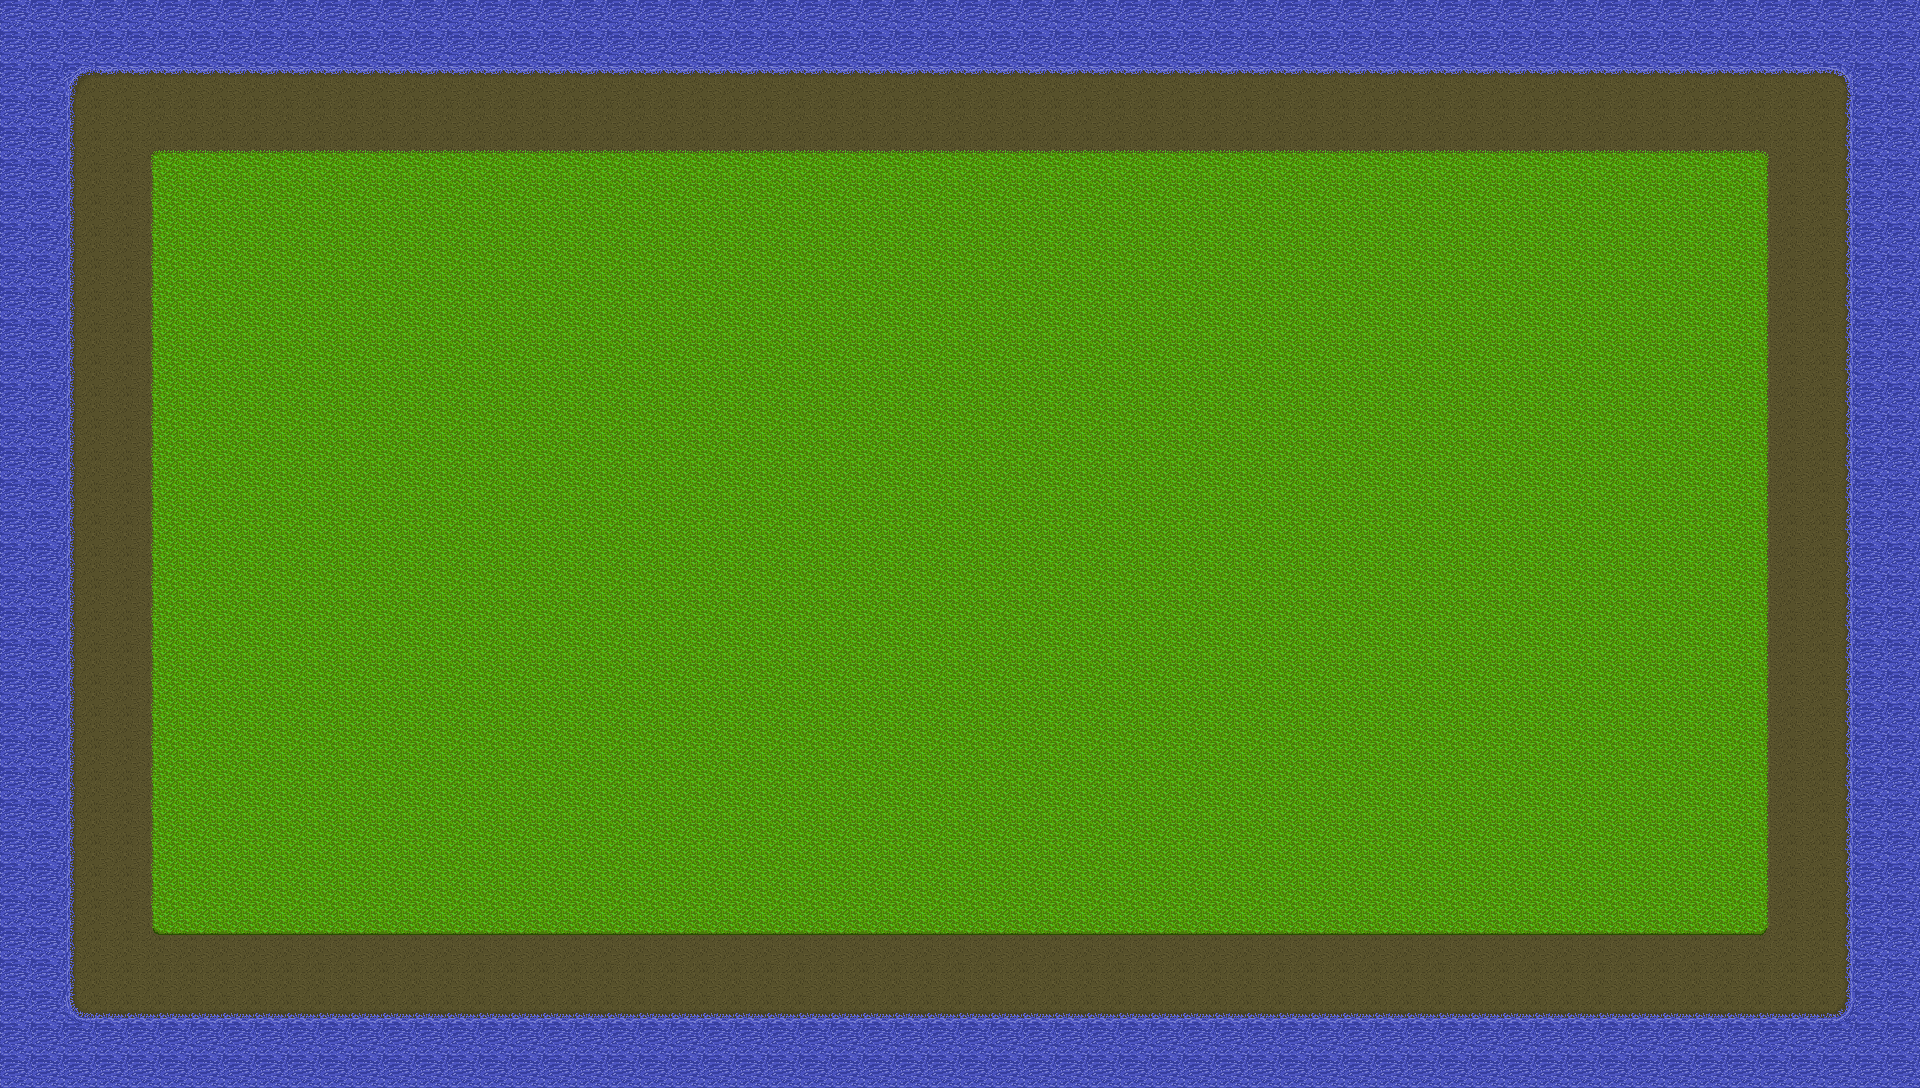

The image is a tile-based game level rendered from a .tmx file. Its description and complete source (layers, tilesets, objects, tile grids) follow:
An orthogonal 60x34 tile map with 32x32 px tiles, 1 tile layer (Calque de Tuiles 1).

<map version="1.10" tiledversion="1.11.2" orientation="orthogonal" renderorder="right-down" width="60" height="34" tilewidth="32" tileheight="32" infinite="0" nextlayerid="2" nextobjectid="1">
 <tileset firstgid="1" name="base_landscape" tilewidth="32" tileheight="32" tilecount="117" columns="9">
  <image source="base_landscape.png" width="288" height="416" />
 </tileset>
 <layer id="1" name="Calque de Tuiles 1" width="60" height="34">
  <data encoding="csv">
8,8,8,8,8,8,8,8,8,8,8,8,8,8,8,8,8,8,8,8,8,8,8,8,8,8,8,8,8,8,8,8,8,8,8,8,8,8,8,8,8,8,8,8,8,8,8,8,8,8,8,8,8,8,8,8,8,8,8,8,
8,8,8,8,8,8,8,8,8,8,8,8,8,8,8,8,8,8,8,8,8,8,8,8,8,8,8,8,8,8,8,8,8,8,8,8,8,8,8,8,8,8,8,8,8,8,8,8,8,8,8,8,8,8,8,8,8,8,8,8,
8,8,16,17,17,17,17,17,17,17,17,17,17,17,17,17,17,17,17,17,17,17,17,17,17,17,17,17,17,17,17,17,17,17,17,17,17,17,17,17,17,17,17,17,17,17,17,17,17,17,17,17,17,17,17,17,17,18,8,8,
8,8,25,26,26,26,26,26,26,26,26,26,26,26,26,26,26,26,26,26,26,26,26,26,26,26,26,26,26,26,26,26,26,26,26,26,26,26,26,26,26,26,26,26,26,26,26,26,26,26,26,26,26,26,26,26,26,27,8,8,
8,8,25,26,64,65,65,65,65,65,65,65,65,65,65,65,65,65,65,65,65,65,65,65,65,65,65,65,65,65,65,65,65,65,65,65,65,65,65,65,65,65,65,65,65,65,65,65,65,65,65,65,65,65,65,66,26,27,8,8,
8,8,25,26,73,2,2,2,2,2,2,2,2,2,2,2,2,2,2,2,2,2,2,2,2,2,2,2,2,2,2,2,2,2,2,2,2,2,2,2,2,2,2,2,2,2,2,2,2,2,2,2,2,2,53,75,26,27,8,8,
8,8,25,26,73,2,2,2,2,2,2,2,2,2,2,2,2,2,2,2,2,2,2,2,2,2,2,2,2,2,2,2,2,2,2,2,2,2,2,2,2,2,2,2,2,2,2,2,2,2,2,2,2,2,2,75,26,27,8,8,
8,8,25,26,73,2,2,2,2,2,2,2,2,2,2,2,2,2,2,2,2,2,2,2,2,2,2,2,2,2,2,2,2,2,2,2,2,2,2,2,2,2,2,2,2,2,2,2,2,2,2,2,2,2,2,75,26,27,8,8,
8,8,25,26,73,2,2,2,2,2,2,2,2,2,2,2,2,2,2,2,2,2,2,2,2,2,2,2,2,2,2,2,2,2,2,2,2,2,2,2,2,2,2,2,2,2,2,2,2,2,2,2,2,2,2,75,26,27,8,8,
8,8,25,26,73,2,2,2,2,2,2,2,2,2,2,53,2,2,2,2,2,2,2,2,2,2,2,2,2,2,2,2,2,2,2,2,2,2,2,2,2,2,2,2,2,2,2,2,2,2,2,2,2,2,2,75,26,27,8,8,
8,8,25,26,73,2,2,2,2,2,2,2,2,2,2,53,53,53,53,53,53,2,2,2,2,2,2,2,2,2,2,2,2,2,2,2,2,2,2,2,2,2,2,2,2,2,2,2,2,2,2,2,2,2,2,75,26,27,8,8,
8,8,25,26,73,2,2,2,2,2,53,53,53,53,53,53,53,53,53,2,2,2,2,2,2,2,2,2,2,2,2,2,2,2,2,2,2,2,2,2,2,2,2,2,2,2,2,2,2,2,2,2,2,2,2,75,26,27,8,8,
8,8,25,26,73,2,2,2,2,2,2,2,2,53,53,53,53,53,53,53,53,2,2,2,2,2,2,2,2,2,2,2,2,2,2,2,2,2,2,2,2,2,2,2,2,2,2,2,2,2,2,2,2,2,2,75,26,27,8,8,
8,8,25,26,73,2,2,2,2,2,2,2,53,53,53,53,53,53,53,53,53,53,53,53,2,2,2,2,2,2,2,2,2,2,2,2,2,2,2,2,2,2,2,2,2,2,2,2,2,2,2,2,2,2,2,75,26,27,8,8,
8,8,25,26,73,2,2,2,2,2,2,2,2,2,2,53,53,53,53,53,53,53,53,2,2,2,2,2,2,2,2,2,2,2,2,2,2,2,2,2,2,2,2,2,2,2,2,2,2,2,2,2,2,2,2,75,26,27,8,8,
8,8,25,26,73,2,2,2,2,2,2,2,2,2,53,53,53,53,53,2,2,2,2,2,2,53,2,2,2,2,2,2,2,2,2,2,2,2,2,2,2,2,2,2,2,2,2,2,2,2,2,2,2,2,2,75,26,27,8,8,
8,8,25,26,73,2,2,2,2,2,2,2,2,2,2,2,2,2,2,2,2,2,2,2,2,2,2,2,2,2,2,2,2,2,2,2,2,2,2,2,2,2,2,2,2,2,2,2,2,2,2,2,2,2,2,75,26,27,8,8,
8,8,25,26,73,2,2,2,2,2,2,2,2,2,2,2,2,2,2,2,2,2,2,2,2,2,2,2,2,2,2,2,2,2,2,2,2,2,2,2,2,2,2,2,2,2,2,2,2,2,2,2,2,2,2,75,26,27,8,8,
8,8,25,26,73,2,2,2,2,2,2,2,2,2,2,2,2,2,2,2,2,2,2,2,2,2,2,2,2,2,2,2,2,2,2,2,2,2,2,2,2,2,2,2,2,2,2,2,2,2,2,2,2,2,2,75,26,27,8,8,
8,8,25,26,73,2,2,2,2,2,2,2,2,2,2,2,2,2,2,2,2,2,2,2,2,2,2,2,2,2,2,2,2,2,2,2,2,2,2,2,2,2,2,2,2,2,2,2,2,2,2,2,2,2,2,75,26,27,8,8,
8,8,25,26,73,2,2,2,2,2,2,2,2,2,2,2,2,2,2,2,2,2,2,2,2,2,2,2,2,2,2,2,2,2,2,2,2,2,2,2,2,2,2,2,2,2,2,2,2,2,2,2,2,2,2,75,26,27,8,8,
8,8,25,26,73,2,2,2,2,2,2,2,2,2,2,2,2,2,2,2,2,2,2,2,2,2,2,2,2,2,2,2,2,2,2,2,2,2,2,2,2,2,2,2,2,2,2,2,2,2,2,2,2,2,2,75,26,27,8,8,
8,8,25,26,73,2,2,2,2,2,2,2,2,2,2,2,2,2,2,2,2,2,2,2,2,2,2,2,2,2,2,2,2,2,2,2,2,2,2,2,2,2,2,2,2,2,2,2,2,2,2,2,2,2,2,75,26,27,8,8,
8,8,25,26,73,2,2,2,2,2,2,2,2,2,2,2,2,2,2,2,2,2,2,2,2,2,2,2,2,2,2,2,2,2,2,2,2,2,2,2,2,2,2,2,2,2,2,2,2,2,2,2,2,2,2,75,26,27,8,8,
8,8,25,26,73,2,2,2,2,2,2,2,2,2,2,2,2,2,2,2,2,2,2,2,2,2,2,2,2,2,2,2,2,2,2,2,2,2,2,2,2,2,2,2,2,2,2,2,2,2,2,2,2,2,2,75,26,27,8,8,
8,8,25,26,73,2,2,2,2,2,2,2,2,2,2,2,2,2,2,2,2,2,2,2,2,2,2,2,2,2,2,2,2,2,2,2,2,2,2,2,2,2,2,2,2,2,2,2,2,2,2,2,2,2,2,75,26,27,8,8,
8,8,25,26,73,2,2,2,2,2,2,2,2,2,2,2,2,2,2,2,2,2,2,2,2,2,2,2,2,2,2,2,2,2,2,2,2,2,2,2,2,2,2,2,2,2,2,2,2,2,2,2,2,2,2,75,26,27,8,8,
8,8,25,26,73,2,2,2,2,2,2,2,2,2,2,2,2,2,2,2,2,2,2,2,2,2,2,2,2,2,2,2,2,2,2,2,2,2,2,2,2,2,2,2,2,2,2,2,2,2,2,2,2,2,2,75,26,27,8,8,
8,8,25,26,73,2,2,2,2,2,2,2,2,2,2,2,2,2,2,2,2,2,2,2,2,2,2,2,2,2,2,2,2,2,2,2,2,2,2,2,2,2,2,2,2,2,2,2,2,2,2,2,2,2,2,75,26,27,8,8,
8,8,25,26,82,83,83,83,83,83,83,83,83,83,83,83,83,83,83,83,83,83,83,83,83,83,83,83,83,83,83,83,83,83,83,83,83,83,83,83,83,83,83,83,83,83,83,83,83,83,83,83,83,83,83,84,26,27,8,8,
8,8,25,26,26,26,26,26,26,26,26,26,26,26,26,26,26,26,26,26,26,26,26,26,26,26,26,26,26,26,26,26,26,26,26,26,26,26,26,26,26,26,26,26,26,26,26,26,26,26,26,26,26,26,26,26,26,27,8,8,
8,8,34,35,35,35,35,35,35,35,35,35,35,35,35,35,35,35,35,35,35,35,35,35,35,35,35,35,35,35,35,35,35,35,35,35,35,35,35,35,35,35,35,35,35,35,35,35,35,35,35,35,35,35,35,35,35,36,8,8,
8,8,8,8,8,8,8,8,8,8,8,8,8,8,8,8,8,8,8,8,8,8,8,8,8,8,8,8,8,8,8,8,8,8,8,8,8,8,8,8,8,8,8,8,8,8,8,8,8,8,8,8,8,8,8,8,8,8,8,8,
8,8,8,8,8,8,8,8,8,8,8,8,8,8,8,8,8,8,8,8,8,8,8,8,8,8,8,8,8,8,8,8,8,8,8,8,8,8,8,8,8,8,8,8,8,8,8,8,8,8,8,8,8,8,8,8,8,8,8,8
</data>
 </layer>
</map>
